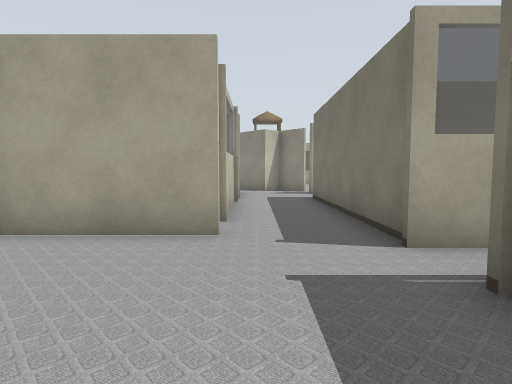
[1] (above)

21 first-person views from a walk through a robot-simulator world made for Gazebo. The camera is 0.94 m above the floor, tilts 4° down and sees 80° across. Floor lines are 1 m apart. The floor is counted in squares, 1 m on a side. Each view is taken from the middle of a square. On the plan, view 1 faces up. The plan holds only what a view shows up to about 11 squares ahead; the rest is blank. The place goes on beyond the plan. Robots are left out. Simple patterns stand in for the simulator's built-in surfaces. Some surface patterns are stand-ins.

[2]
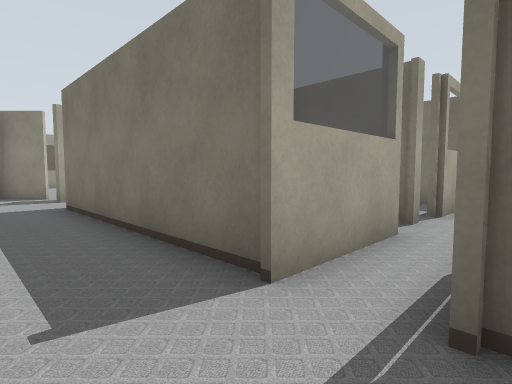

[3]
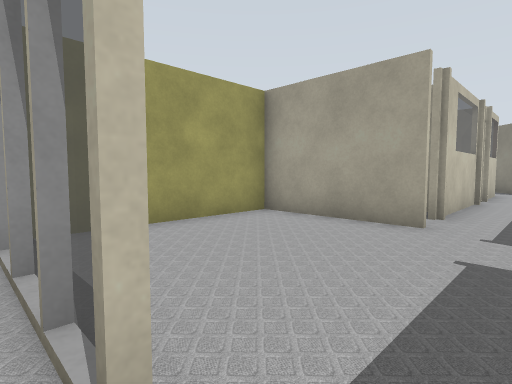

[4]
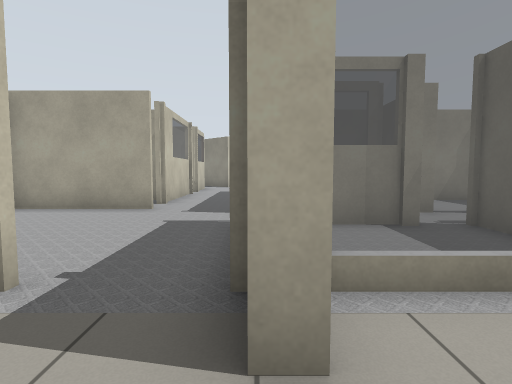

[5]
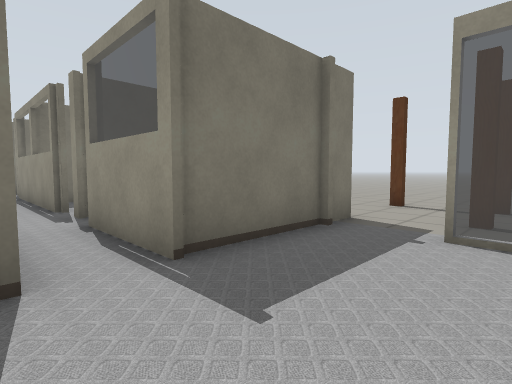

[6]
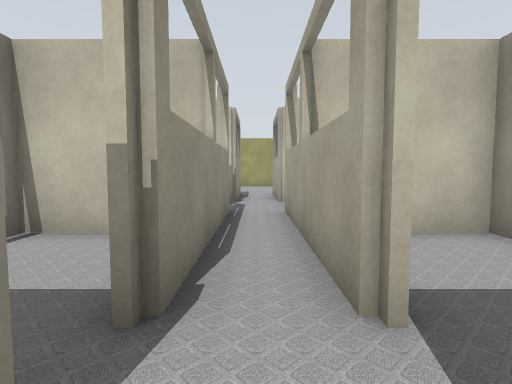

[7]
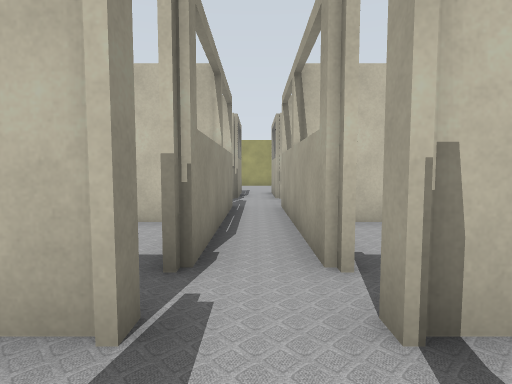

[8]
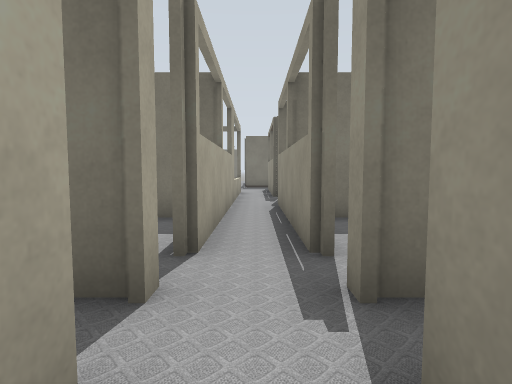

[9]
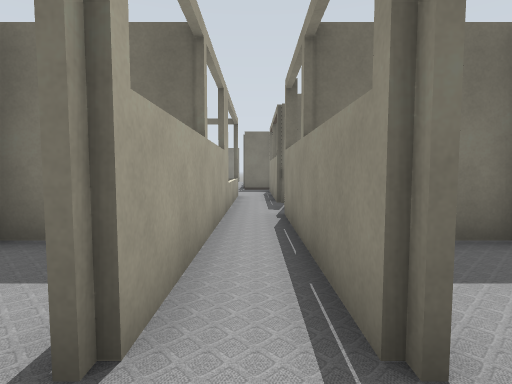

[10]
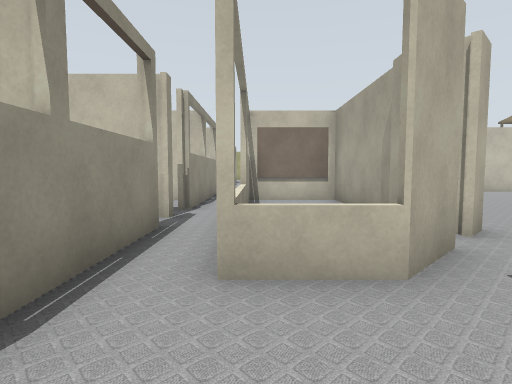

[11]
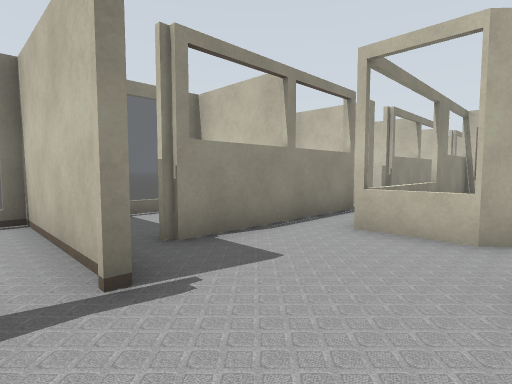

[12]
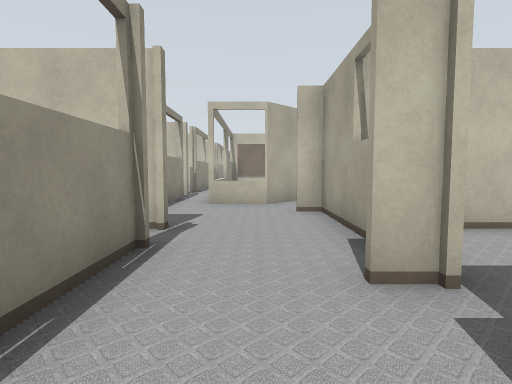

[13]
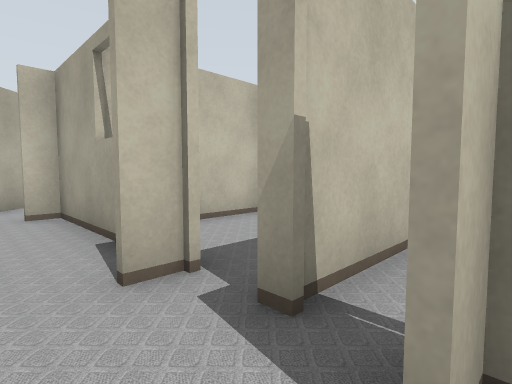

[14]
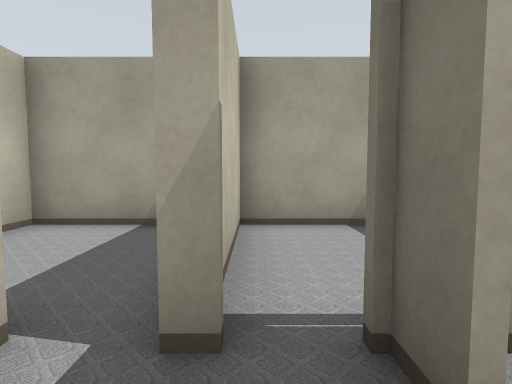

[15]
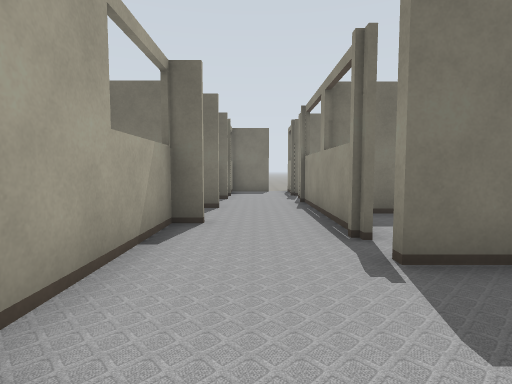

[16]
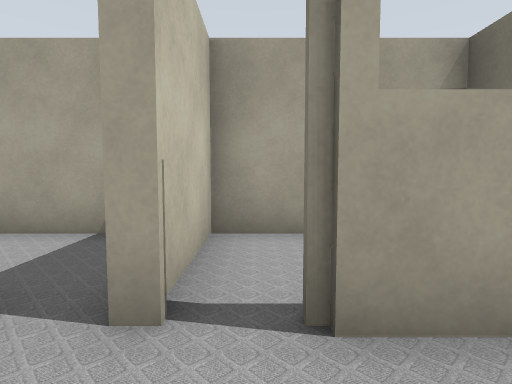

[17]
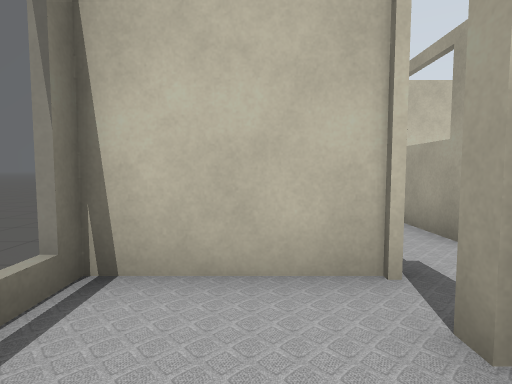

[18]
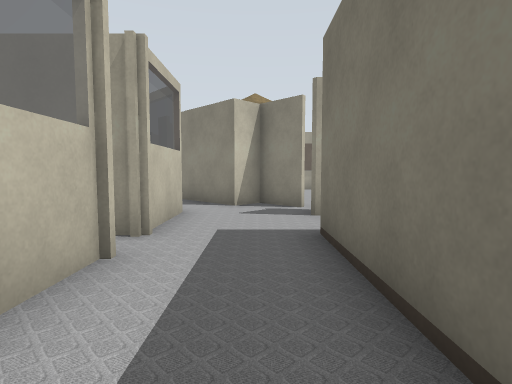

[19]
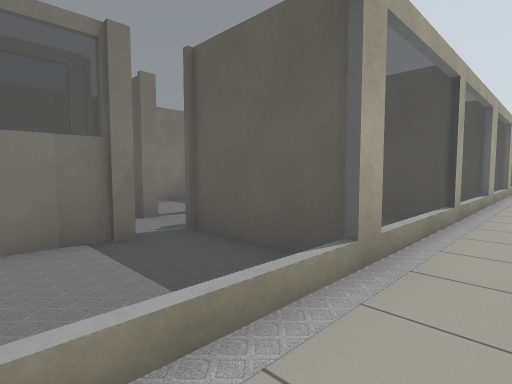

[20]
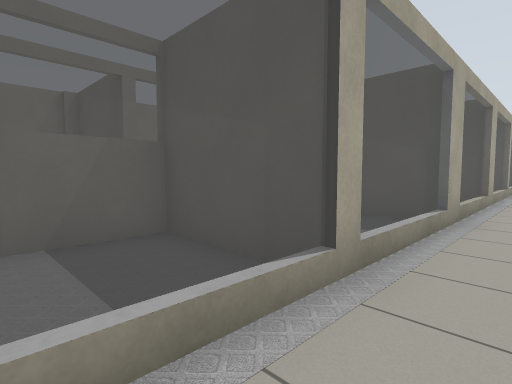

[21]
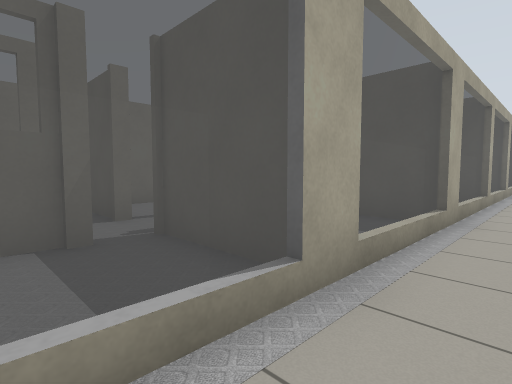

### Floor plan
Key: @ floor where view 1 was taken; # wall or solid block; x gap in a wall; . floor; = window, fence, low wall or low ledge.
Columns run from 4 left of view 1 to 35 right of it. Each row starts with its distance up from view 1.
 15    ####
 14     #.#
 13    =..#
 12    =..#
 11   #=..#
 10    ...#                         #######
  9    #..#                         #...#
  8    =..#                         #...#
  7    #..##        #######    #  #####.##
  6    #..############...########.#...#..#.#
  5 ####..#  ##..#...#...#.    #=...........
  4 #.....#==##x####x#.######===#....######.
  3 #...............................###   ##
  2 #.....#=#x#x####x#.#####.#x####x#
  1 #.....#...#..#...#...#   #  #...#
  0 #...@.#   # #### #...#   # #### #
 -1 #====.#===#======#===#===#===== #
 -2    ...................
 -3     ....      ...

Positions as (right, up) in squares from view 1, and headings:
1: (0, 0), facing up
2: (0, 2), facing up-right
3: (1, -1), facing up-left
4: (2, -3), facing up
5: (-1, 4), facing down-right
6: (14, 3), facing left
7: (15, 3), facing left
8: (11, 3), facing right
9: (13, 3), facing right
10: (27, 4), facing left
11: (29, 6), facing down-left
12: (33, 5), facing left
13: (33, 5), facing up-left
14: (32, 5), facing up
15: (25, 5), facing right
16: (14, 2), facing up
17: (16, 1), facing left
18: (1, 6), facing up
19: (3, -2), facing up-right
20: (7, -2), facing up-right
21: (11, -2), facing up-right
